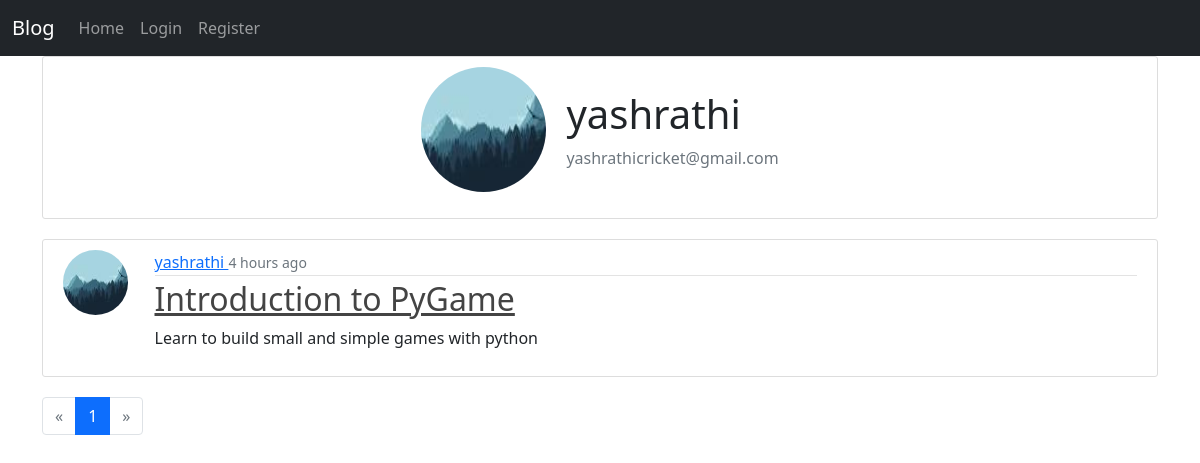
/profile/yashrathi/, run on the app's committed database.
### blog/model.py (models this page shows, shortened)
class User(db.Model,UserMixin):
    __tablename__='users'
    id = db.Column(db.Integer,primary_key=True)
    username = db.Column(db.String, unique = True, nullable=False)
    password = db.Column(db.String, nullable= False)
    email = db.Column(db.String, nullable= False)
    image_file = db.Column(db.String, nullable = False, default = 'default.jpg')
    post = db.relationship('Post',backref='author',lazy=True)

class Post(db.Model):
    id = db.Column(db.Integer,primary_key=True)
    user_id = db.Column(db.Integer,db.ForeignKey('users.id'), nullable = False)
    title = db.Column(db.String(128), nullable = False)
    short_description = db.Column(db.String(250), nullable=False)
    post = db.Column(db.Text, nullable = False)
    date = db.Column(db.DateTime)

### blog/profile/views.py (the view)
@profile_blueprint.route('/<username>/')
def user_posts(username):
    page=request.args.get('page',type=int)
    user = User.query.filter_by(username=username).first_or_404()
    posts = Post.query.filter_by(user_id=user.id).order_by(Post.date.desc()).paginate(per_page=5,page=page)
    return render_template('profile/profile_page.html',username=user.username
                            ,posts=posts,email = user.email,
                            profile_pic=url_for('static',filename=f'profile_pic/{user.image_file}'),
                            profile=True)

### blog/custom_filter.py (called while the page is built, shortened)
def pretty_date(time=False):
    from datetime import datetime
    now = datetime.now()
    if type(time) is int:
        diff = now - datetime.fromtimestamp(time)
    elif isinstance(time,datetime):
        diff = now - time
    elif not time:
        diff = now - now
    second_diff = diff.seconds
    day_diff = diff.days
    if day_diff < 0:
        return ''
    if day_diff == 0:
        if second_diff < 10:
            return "just now"
        if second_diff < 60:
            return str(int(second_diff)) + " seconds ago"
        if second_diff < 120:
            return "a minute ago"
        if second_diff < 3600:
            return str(int((second_diff / 60))) + " minutes ago"
        if second_diff < 7200:
            return "an hour ago"
        if second_diff < 86400:
            return str(int((second_diff / 3600))) + " hours ago"

### blog/templates/profile/profile_page.html
{% extends 'base.html' %}
{% set active_page='account' %}
{% from 'macros.html' import render_field %}
{% block content %}
<div class="content-section">
    {% include 'profile/_profile_info.html' %}
</div>
{% include 'posts/_posts.html' %}
{% include 'posts/_paginate.html' %}
{% endblock %}

### blog/templates/profile/_profile_info.html
<div class="media d-flex justify-content-center">
    <img class="rounded-circle account-img" src="{{profile_pic}}">
    <div class="media-body my-auto">
      <h2 class="account-heading">{{username}}</h2>
      <p class="text-secondary">{{email}}</p>
    </div>
  </div>

### blog/templates/posts/_posts.html
{% for post in posts.items %}
        <article class="media content-section">
          <div class="row">
            <div class="col-lg-1 col-2 d-none d-sm-block">
          <img class="rounded-circle article-img" src="{{ url_for('static', filename='profile_pic/' + post.author.image_file) }}">
        </div>
        <div class="col">
          <div class="media-body">
            <div class="article-metadata">
              <a class="mr-2" href="{{url_for('profile.user_posts',username = post.author.username)}}">
                {{ post.author.username }}
              </a>
              <small class="text-muted">{{ post.date|human_date }}</small>
          </div>
            <h2><a class="article-title" href="{{url_for('posts.single_post',post_id=post.id)}}">{{ post.title }}</a></h2>
            <p class="article-content">{{ post.short_description }}</p>
          </div>
        </div>
        </div>
        </article>
    {% endfor %}

### blog/static/css/main.css (style rules this page uses)
.content-section { background: #ffffff; padding: 10px 20px; border: 1px solid #dddddd; border-radius: 3px; margin-bottom: 20px; }
.article-title { color: #444444; }
.article-content { white-space: pre-line; }
.article-img { height: 65px; width: 65px; margin-right: 16px; }
.article-metadata { padding-bottom: 1px; margin-bottom: 4px; border-bottom: 1px solid #e3e3e3 }
.account-img { height: 125px; width: 125px; margin-right: 20px; margin-bottom: 16px; }
.account-heading { font-size: 2.5rem; }

### data on the page
User: username "yashrathi", email "yashrathicricket@gmail.com"
Post: image_file (picture), author.username "yashrathi", date|human_date "4 hours ago", title "Introduction to PyGame", short_description "Learn to build small and simple games with python"

### other printed values
{{ posts.page }} "1"
